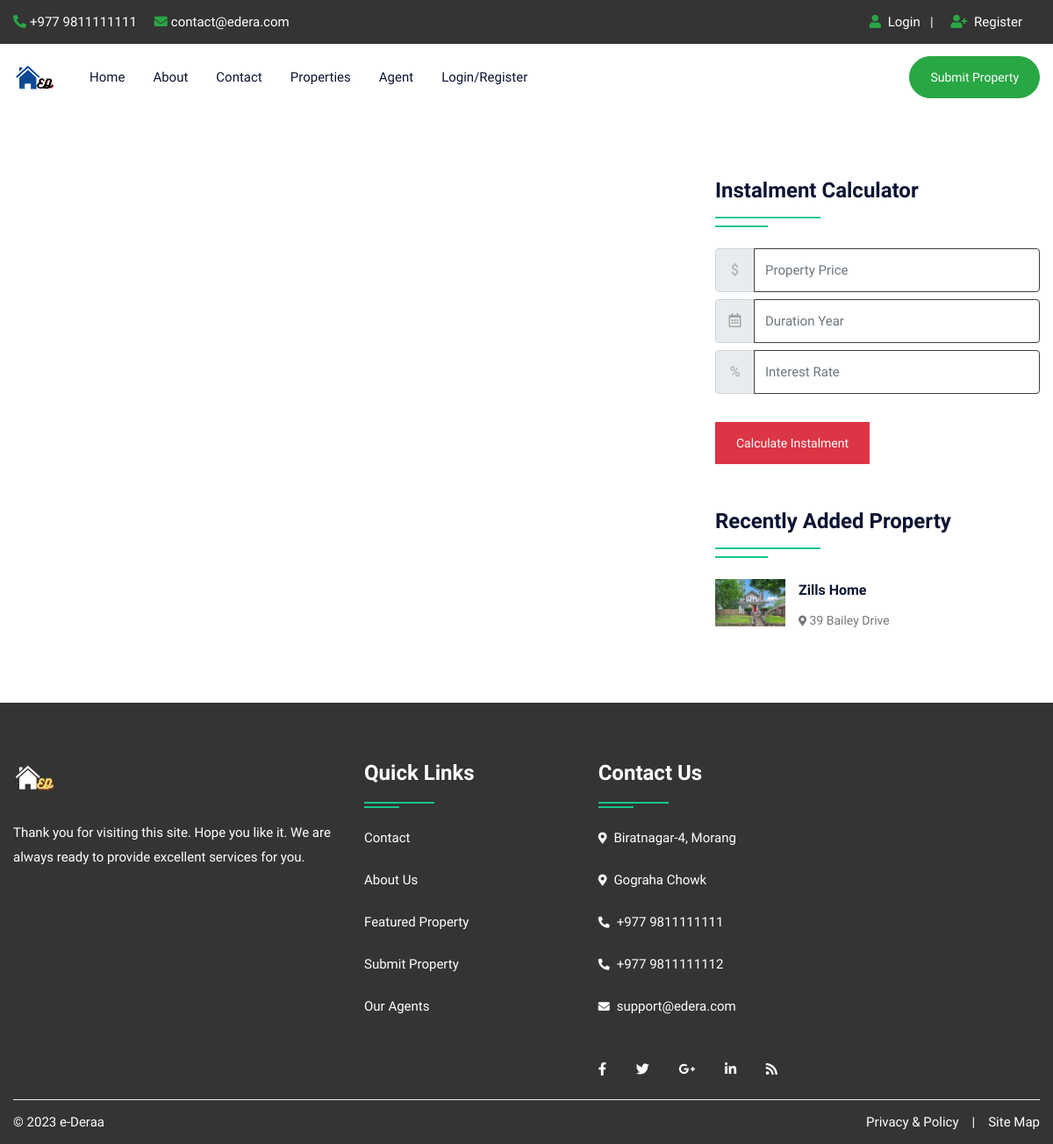
/stateproperty.php?id=Koshi, run on an earlier commit of the app's database.
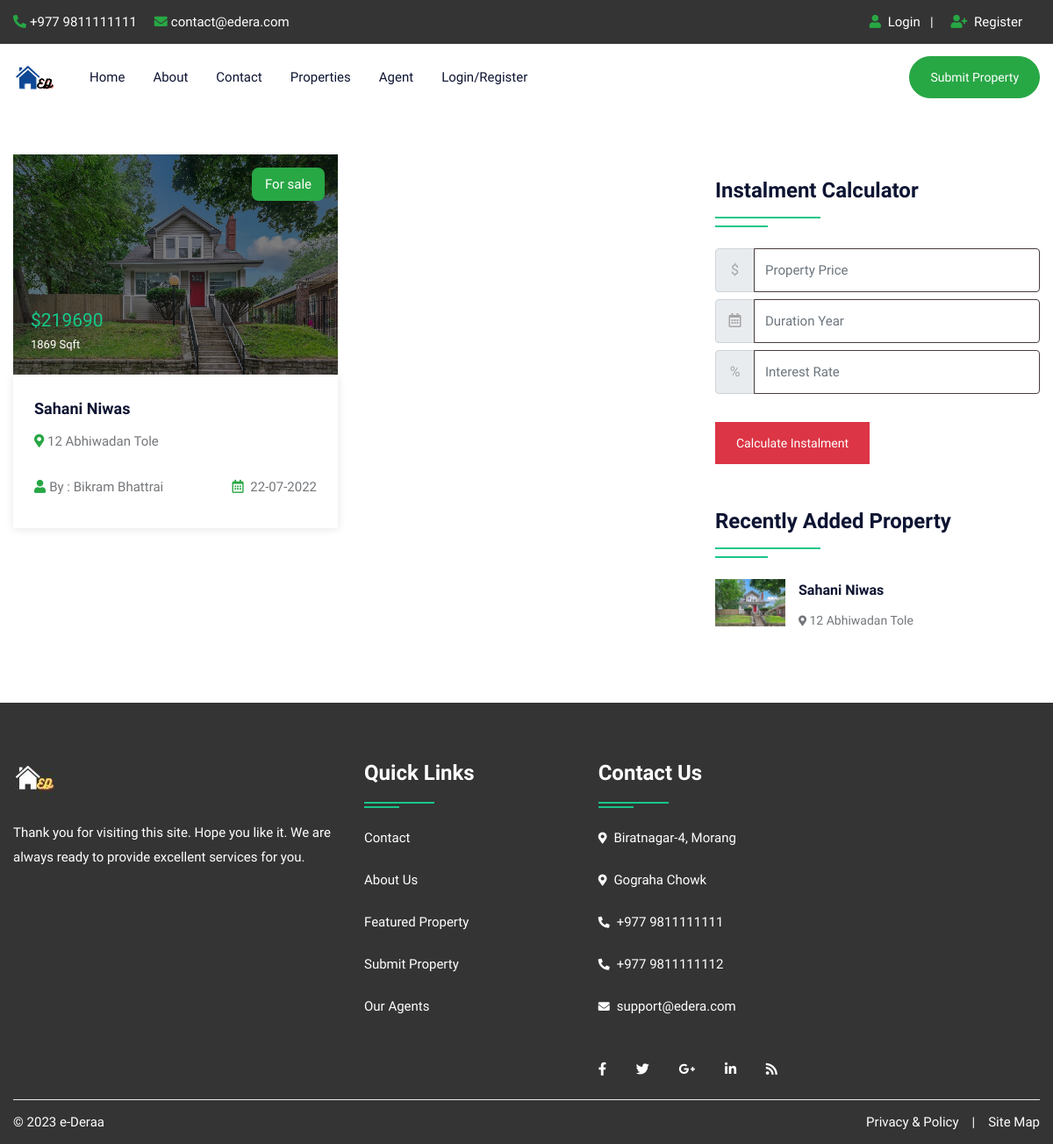
And on a later commit of the database.
### tables this page shows
CREATE TABLE `property` (
  `pid` int(50) NOT NULL,
  `title` varchar(200) NOT NULL,
  `pcontent` longtext NOT NULL,
  `type` varchar(100) NOT NULL,
  `bhk` varchar(50) NOT NULL,
  `stype` varchar(100) NOT NULL,
  `bedroom` int(50) NOT NULL,
  `bathroom` int(50) NOT NULL,
  `balcony` int(50) NOT NULL,
  `kitchen` int(50) NOT NULL,
  `hall` int(50) NOT NULL,
  `floor` varchar(50) NOT NULL,
  `size` int(50) NOT NULL,
  `price` int(50) NOT NULL,
  `location` varchar(200) NOT NULL,
  `city` varchar(100) NOT NULL,
  `state` varchar(100) NOT NULL,
  `feature` longtext NOT NULL,
  `pimage` varchar(300) NOT NULL,
  `pimage1` varchar(300) NOT NULL,
  `pimage2` varchar(300) NOT NULL,
  `pimage3` varchar(300) NOT NULL,
  `pimage4` varchar(300) NOT NULL,
  `uid` int(50) NOT NULL,
  `status` varchar(50) NOT NULL,
  `mapimage` varchar(300) NOT NULL,
  `topmapimage` varchar(300) NOT NULL,
  `groundmapimage` varchar(300) NOT NULL,
  `totalfloor` varchar(50) NOT NULL,
  `date` datetime NOT NULL DEFAULT current_timestamp(),
  `isFeatured` int(11) DEFAULT NULL
);

CREATE TABLE `user` (
  `uid` int(50) NOT NULL,
  `uname` varchar(100) NOT NULL,
  `uemail` varchar(100) NOT NULL,
  `uphone` varchar(20) NOT NULL,
  `upass` varchar(50) NOT NULL,
  `utype` varchar(50) NOT NULL,
  `uimage` varchar(300) NOT NULL
);

### stateproperty.php (the view, shortened to what the changed rows need)
<!DOCTYPE html>
<html lang="en">
<head>
<link rel="stylesheet" type="text/css" href="css/bootstrap.min.css">
<link rel="stylesheet" type="text/css" href="css/bootstrap-slider.css">
<link rel="stylesheet" type="text/css" href="css/jquery-ui.css">
<link rel="stylesheet" type="text/css" href="css/layerslider.css">
<link rel="stylesheet" type="text/css" href="css/color.css" id="color-change">
<link rel="stylesheet" type="text/css" href="css/owl.carousel.min.css">
<link rel="stylesheet" type="text/css" href="css/font-awesome.min.css">
<link rel="stylesheet" type="text/css" href="fonts/flaticon/flaticon.css">
<link rel="stylesheet" type="text/css" href="css/style.css">
</head>
<body>
<div id="page-wrapper">
    <div class="row">
		<?php include("include/header.php");?>
        <div class="full-row">
            <div class="container">
                <div class="row">
					<div class="col-lg-8">
                        <div class="row">
							<?php
								$state=$_REQUEST['id'];
								$query=mysqli_query($con,"SELECT property.*, user.uname,user.utype,user.uimage FROM `property`,`user` WHERE property.uid=user.uid and state='$state'");
								while($row=mysqli_fetch_array($query))
								{
							?>
                            <div class="col-md-6">
                                <div class="featured-thumb hover-zoomer mb-4">
                                    <div class="overlay-black overflow-hidden position-relative"> <img src="admin/property/<?php echo $row['18'];?>" alt="pimage">
                                        <div class="sale bg-success text-white">For <?php echo $row['5'];?></div>
                                        <div class="price text-primary text-capitalize">$<?php echo $row['13'];?> <span class="text-white"><?php echo $row['12'];?> Sqft</span></div>
                                    </div>
                                    <div class="featured-thumb-data shadow-one">
                                        <div class="p-4">
                                            <h5 class="text-secondary hover-text-success mb-2 text-capitalize"><a href="propertydetail.php?pid=<?php echo $row['0'];?>"><?php echo $row['1'];?></a></h5>
                                            <span class="location text-capitalize"><i class="fas fa-map-marker-alt text-success"></i> <?php echo $row['14'];?></span> </div>
                                        <div class="px-4 pb-4 d-inline-block w-100">
                                            <div class="float-left text-capitalize"><i class="fas fa-user text-success mr-1"></i>By : <?php echo $row['uname'];?></div>
                                            <div class="float-right"><i class="far fa-calendar-alt text-success mr-1"></i> <?php echo date('d-m-Y', strtotime($row['date']));?></div>
                                        </div>
                                    </div>
                                </div>
                            </div>
                            <?php } ?>
                        </div>
                    </div>
                    <div class="col-lg-4">
                        <div class="sidebar-widget mt-5">
                            <ul class="property_list_widget">
								<?php
								$query=mysqli_query($con,"SELECT * FROM `property` ORDER BY date DESC LIMIT 6");
										while($row=mysqli_fetch_array($query))
										{
								?>
                                <li> <img src="admin/property/<?php echo $row['18'];?>" alt="pimage">
                                    <h6 class="text-secondary hover-text-success text-capitalize"><a href="propertydetail.php?pid=<?php echo $row['0'];?>"><?php echo $row['1'];?></a></h6>
                                    <span class="font-14"><i class="fas fa-map-marker-alt icon-success icon-small"></i> <?php echo $row['14'];?></span>
                                </li>
                                <?php } ?>
                            </ul>
                        </div>
                    </div>
                </div>
            </div>
        </div>
    </div>
</div>
</body>
</html>

What changed in the data, as far as the page shows it:
now on one of the page's lists (row edited): property: stype "sale", price "219690", size "1869", title "Sahani Niwas", location "12 Abhiwadan Tole", uid.uname "Bikram Bhattrai", date "22-07-2022"
changed property: title "Zills Home" → "Sahani Niwas"; location "39 Bailey Drive" → "12 Abhiwadan Tole"
